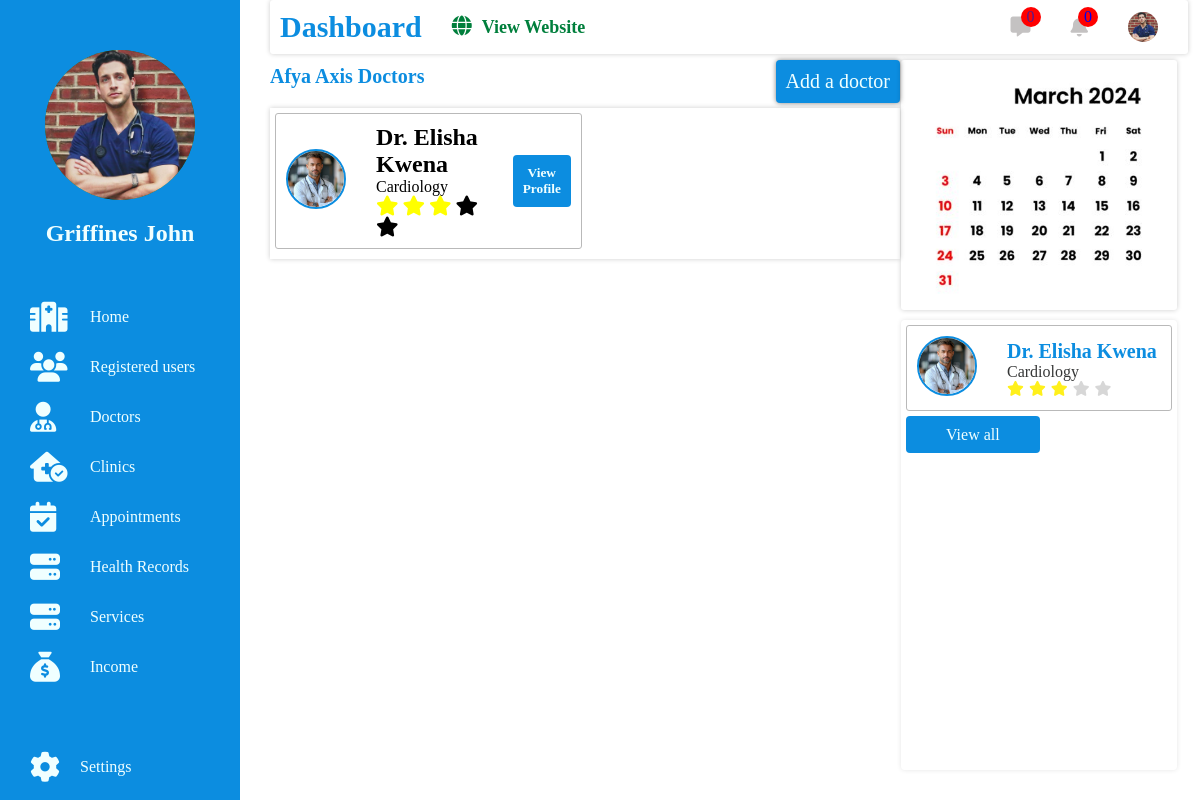
The app's page /admin_dashboard/afya_doctors/ (signed in), older data.
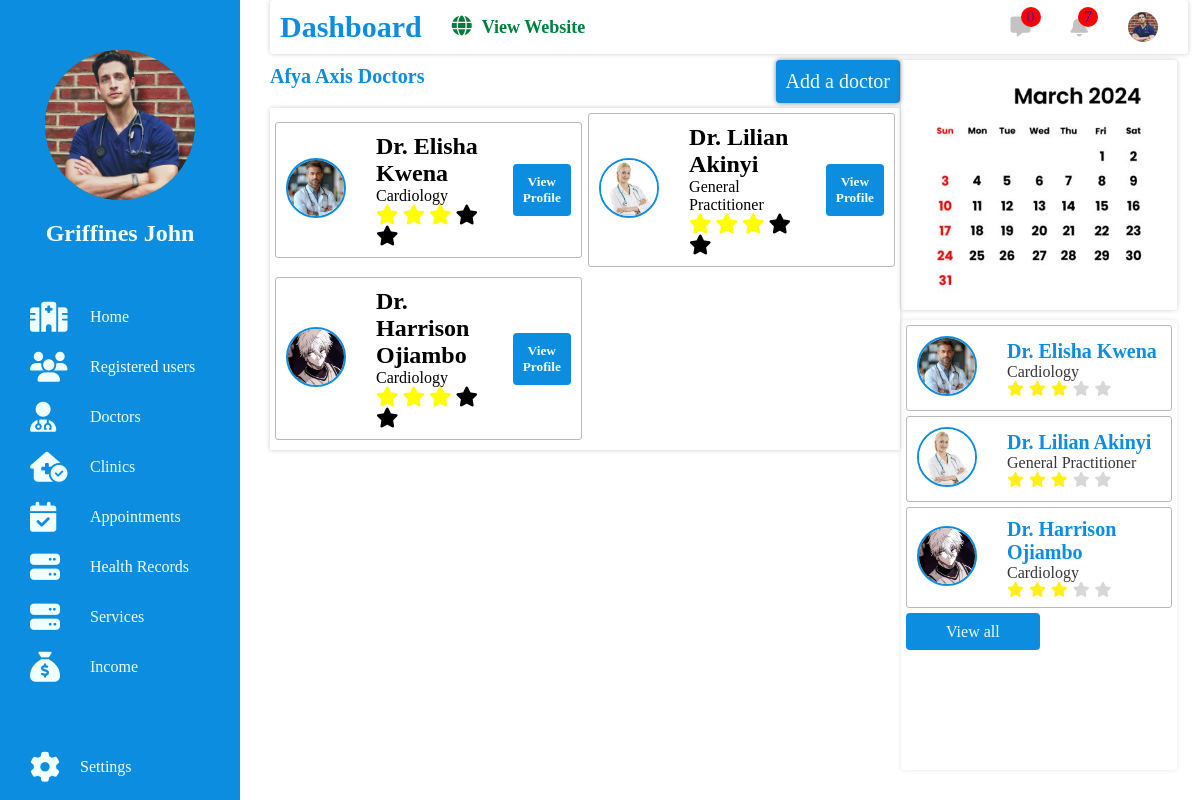
The same page, newer data.
### doctors/models.py (models this page shows, shortened)
class Doctor(models.Model):
    user = models.OneToOneField(User, on_delete=models.CASCADE, related_name='doctor_profile')
    first_name = models.CharField(max_length=100)
    last_name = models.CharField(max_length=100)
    email = models.EmailField(unique=True)
    phone_number = models.CharField(max_length=15, unique=True)
    clinic = models.ForeignKey('clinics.Clinic', on_delete=models.CASCADE, related_name="doctors")
    specialization = models.ForeignKey(Specialization, on_delete=models.CASCADE, related_name="doctors")
    bio = models.TextField(blank=True, null=True)
    profile_picture = models.ImageField(upload_to='doctor_profiles/', blank=True, null=True)
    facebook = models.URLField(blank=True, null=True)
    twitter = models.URLField(blank=True, null=True)
    linkedin = models.URLField(blank=True, null=True)
    instagram = models.URLField(blank=True, null=True)
    address = models.TextField()
    city = models.CharField(max_length=100)
    country = models.CharField(max_length=100,default='Kenya')
    postal_code = models.CharField(max_length=10,default='0000')
    state= models.CharField(max_length=100,default='Kisii')
    hire_date = models.DateField(null=True, blank=True)
    years_of_experience = models.IntegerField(null=True, blank=True)
    years_worked_at_afyaaxis = models.IntegerField(null=True, blank=True)
    availability = models.BooleanField(default=True)

class Specialization(models.Model):
    name = models.CharField(max_length=100, unique=True)

### admin_dashboard/views.py (the view)
# urls.py: path('afya_doctors/', views.afya_doctors,name="afya_doctors"),
@login_required
@user_passes_test(lambda u: u.is_staff or u.is_superuser)
def afya_doctors(request):
    doctors = Doctor.objects.all()
    context ={
        'doctors':doctors
    }
    return render(request,'admin/doctors.html',context)

### notifications/templatetags/notification_tags.py (called while the page is built)
@register.simple_tag
def all_unread_notifications_count():
    return Notification.objects.filter(is_read=False).count()

### templates/admin/doctors.html
{% extends "admin/admin_Layout.html" %}
{%load static%}
{%block content%}
<div class="contentsleft beneficiaries">
    <div class="add">
        <h1>Afya Axis Doctors</h1>
        <a href="{% url 'create_doctor' %}">Add a doctor</a>
    </div>
    <div class="doctorsdiv">
        {%for doctor in doctors%}
        <div class="doc">
            <div class="docpic">
                {%if doctor.profile_picture%}
                <img src="{{doctor.profile_picture.url}}" alt="">
                {%else%}
                <img src="{% static 'images/default-doc.png' %}" alt="">
                {%endif%}
            </div>
            <div class="docdetails">
                <h2>Dr. {{doctor.first_name}} {{doctor.last_name}}</h2>
                <p>{{ doctor.specialization.name }}</p>
                <div class="docratings">
                    <i class="fa-solid fa-star"></i>
                    <i class="fa-solid fa-star"></i>
                    <i class="fa-solid fa-star"></i>
                    <i class="fa-solid fa-star"></i>
                    <i class="fa-solid fa-star"></i>
                </div>
            </div>
            <form action="#">
                <button>View Profile</button>
            </form>
        </div>
        {%endfor%}
    </div>
</div>
{%include 'admin/contentsright.html'%}
{%endblock%}

### templates/admin/navbar.html
 {%load static%}
 {%load notification_tags%}
<div class="mainbarhead">
    <div class="navleft">
        <a class="dash" href="">Dashboard</a>
        <a class="web" href="{% url 'home' %}"><i class="fa-solid fa-globe"></i>View Website</a>
    </div>
    <div class="navright">
        <a href=""><i class="fa-solid fa-message"></i><span>0</span></a>
        <a href="{% url 'admin_notifications' %}"><i class="fa-solid fa-bell"></i><span>{% all_unread_notifications_count %}</span></a>
        <a href="">
            {%if user.profile.profile_picture %}
            <img src="{{user.profile.profile_picture.url}}" alt="">
            {%else%}
            <img src="{% static 'images/admin-settings.png' %}" alt="">
            {%endif%}
        </a>
    </div>
</div>

### templates/admin/contentsright.html (shortened to what this page needs)
{%load static%}
<div class="contentsright">
    <div class="rightdiv">
    </div>
        <div class="docsbox">
            {%for doctor in doctors%}
            <div class="doc">
                <a href="">
                    <div class="docpic">
                        {%if doctor.profile_picture%}
                        <img src="{{doctor.profile_picture.url}}" alt="">
                        {%else%}
                        <img src="{% static 'images/default-doc.png' %}" alt="">
                        {%endif%}
                    </div>
                    <div class="docdetails">
                        <h2>Dr. {{doctor.first_name}} {{doctor.last_name}}</h2>
                        <p>{{ doctor.specialization.name }}</p>
                        <div class="docratings">
                            <i class="fa-solid fa-star"></i>
                            <i class="fa-solid fa-star"></i>
                            <i class="fa-solid fa-star"></i>
                            <i class="fa-solid fa-star"></i>
                            <i class="fa-solid fa-star"></i>
                        </div>
                    </div>
                </a>
            </div>
            {%endfor%}
            <div class="docbtn">
                <a href="{% url 'afya_doctors' %}">View all</a>
            </div>
        </div>
</div>

Row changes from the older to the newer data that the page shows:
added Doctor: profile_picture (picture), first_name "Lilian", last_name "Akinyi", specialization.name "General Practitioner"
added Doctor: profile_picture (picture), first_name "Harrison", last_name "Ojiambo", specialization.name "Cardiology"
Text that changed along with them:
text no longer shown: "0"
text now shown: "7"
